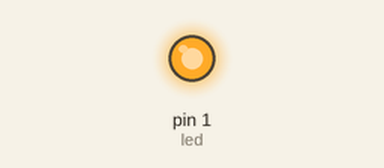
A sketch run on a simulated Arduino Uno, built with avr-gcc and run on an emulated ATmega328P. On the bench: output pins drawn as LEDs (lit = HIGH).

Above: at 0.5 s.
At 11.5 s:
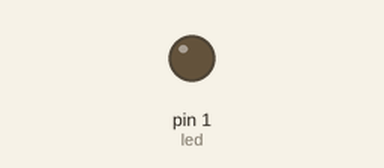
Timing chart, 0 to 13.0 s (numbered marks = the images above):
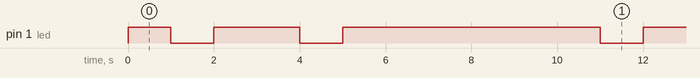

The sketch:

segmentpuzzle.ino
```cpp
/*
SegmentPuzzle
For the Adafruit Trinket
Cycles through a sequence of LED flashes.
Correctly arranged, they'll make a segment counter.

Based on Blink
13th December 2014
David Llewellyn-Jones - david[at]flypig.co.uk
Doris Benda - doris.benda[at]yahoo.de
*/

// The stripe to display
int stripe = 0;
// The digit shift
int digitShift = 0;

// Blink 'digital' pin 1 - AKA the built in red LED
int led = 1;

// The pattern used for each of the segments
/*

Shift 1    Shift 2
 --0--      --0--
|     |    |     |
1     2    1     2
|     1    |     |
 --3--      --3--
|     |    |     |
4     5    4     5
|     1    |     |
 --6--      --6--
*/
int stripePattern[7][10] = {
  {1, 0, 1, 1, 0, 1, 1, 1, 1, 1},
  {1, 0, 0, 0, 1, 1, 1, 0, 1, 1},
  {1, 1, 1, 1, 1, 0, 0, 1, 1, 1},
  {0, 0, 1, 1, 1, 1, 1, 0, 1, 1},
  {1, 0, 1, 0, 0, 0, 1, 0, 1, 0},
  {1, 1, 0, 1, 1, 1, 1, 1, 1, 1},
  {1, 0, 1, 1, 0, 1, 1, 0, 1, 1}
};

// The delay is calculated based on digitShift
int blinkDelay;

// the setup routine runs once when you press reset:
void setup() {
  // initialize the digital pin as an output.
  pinMode(led, OUTPUT);
  // Set the delay base on the digit shift
  blinkDelay = 1000 / (1 << digitShift);
}

// the loop routine runs over and over again forever:
void loop() {
  // Loop through the blink patter
  for (int i= 0; i < 10; i++) {
    if (stripePattern[stripe][i] == 1) {
      // Light up!
      digitalWrite(led, HIGH);
    }
    else {
      // Turn off
      digitalWrite(led, LOW);
    }
    // Stay like this for a bit
    delay(blinkDelay);
  }
}
```

Measured:
- by itself, pin 1 (led): repeats every 10.0 s: LOW 1.0 s, HIGH 2.0 s, LOW 1.0 s, HIGH 6.0 s
- by itself, everything shown: repeats every 10.0 s, in 4 steps
